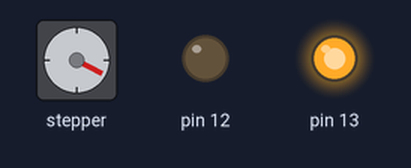
Bench run of a sketch on a simulated Arduino Uno, built with avr-gcc and run on an emulated ATmega328P. Parts: stepper motor, output pins drawn as LEDs (lit = HIGH). Stepper angles assume 200 steps per turn.

Above: at 0.05 s.
At 0.2 s:
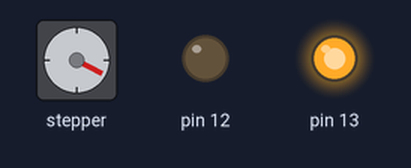
At 0.3 s:
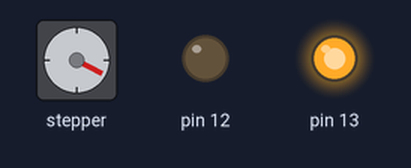
At 0.45 s:
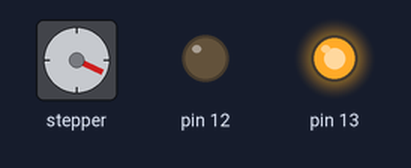
Timing chart, 0 to 3.0 s (numbered marks = the images above):
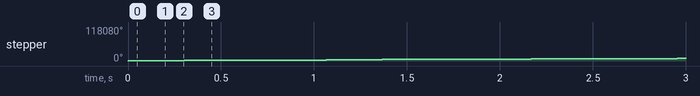

The sketch:

othersteptest.ino
```cpp
#include <Stepper.h>

int stepsPerRev = 200;
  Stepper myStepper(stepsPerRev, 5, 6, 7, 8);
int i = 0;


void setup() {

  Serial.begin(9600);
  myStepper.setSpeed(1000);
  pinMode(12, OUTPUT);
  pinMode(13, OUTPUT);
  digitalWrite(12, LOW);
  digitalWrite(13, HIGH);

}

void loop() {
  // put your main code here, to run repeatedly:

  myStepper.step(800);
  digitalWrite(13, HIGH);
  myStepper.step(800);
  delay(500);
}
```

Measured:
- by itself, stepper: turns 2880° clockwise in 0.48 s, repeating every 0.98 s
